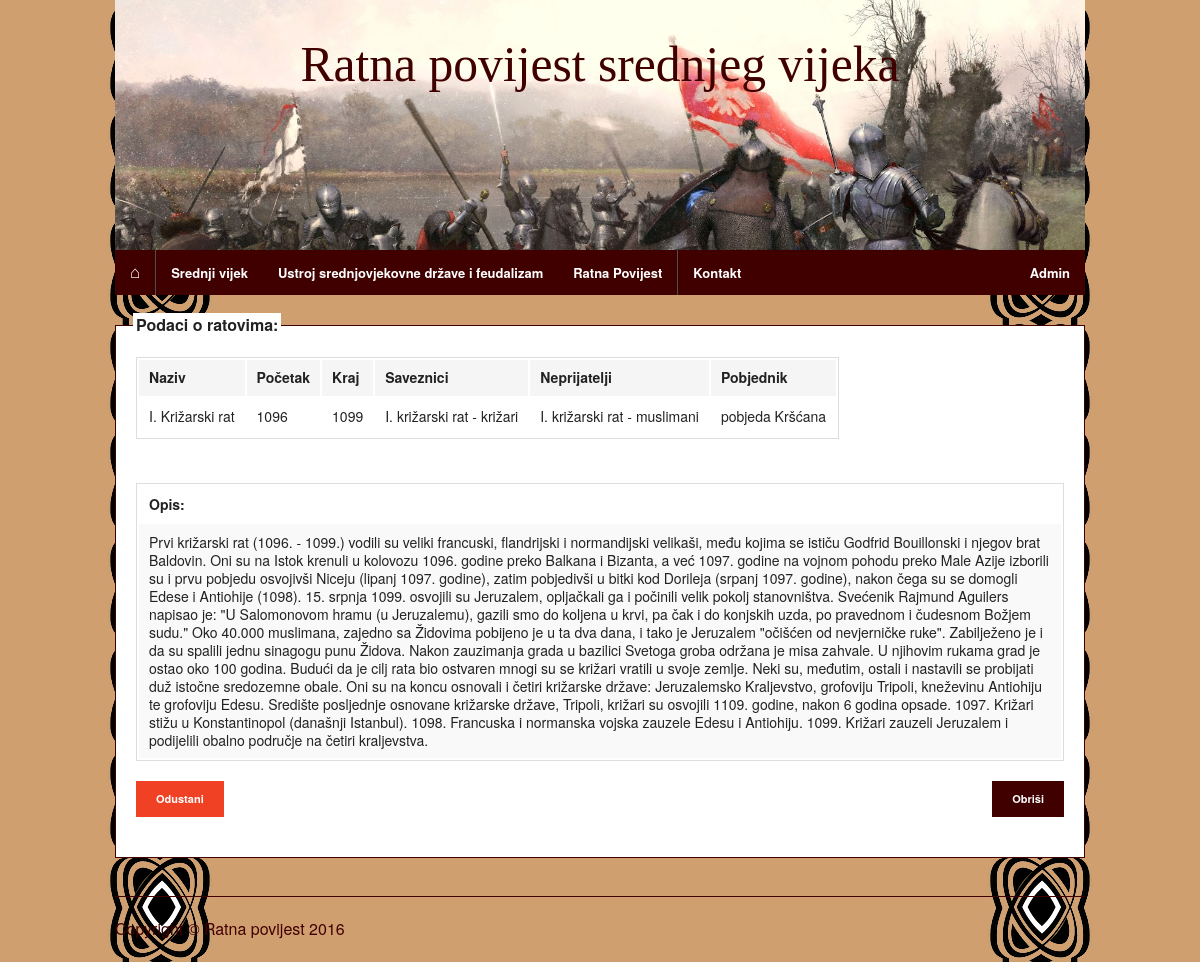
Page /privatno/ratovi/obrisi.php?sifra=1 on the committed database.
### tables this page shows
create table ratovi(
sifra int not null primary key auto_increment,
naziv varchar(50) not null,
stoljece int not null,
gpocetak int,
gkraj int,
stranaa int,
stranab int,
pobjednik varchar(50),
opis text
);

create table strane(
sifra int not null primary key auto_increment,
naziv varchar(50) not null,
brojvojnika int
);

### privatno/ratovi/obrisi.php (the view, shortened to what this page needs)
<?php
include_once '../../konfiguracija.php';
if (!((isset($_GET["sifra"]) && ctype_digit($_GET["sifra"])) || isset($_POST["sifra"]))) {
	header("location: ../../logout.php");
}else{
	if(isset($_GET["sifra"])){
		$sifra=$_GET["sifra"];
	}else{
		$sifra=$_POST["sifra"];
	}
}
if($_GET){
$izraz = $veza -> prepare('select a.sifra,a.naziv as nazivRata,a.gpocetak,a.gkraj,a.pobjednik,a.opis,b.naziv as nazivStranea,c.naziv as nazivStraneb
			from ratovi a inner join strane b on a.stranaa=b.sifra
            inner join strane c on a.stranab=c.sifra where a.sifra=:sifra');
$izraz->bindParam("sifra",$sifra);
$izraz -> execute();
$rezultati = $izraz -> fetch(PDO::FETCH_OBJ);
}
?>
<!doctype html>
<html class="no-js" lang="en">
	<head>
		<?php include_once '../../head.php';?>
	</head>
	<body>
		<?php include_once '../../zaglavlje.php';?>
		<?php include_once '../../izbornik.php'; ?>
		<div class="row">
			<div class="large-12 columns">
				<form action="<?php echo $_SERVER["PHP_SELF"] ?>" method="post">
					<fieldset>
						<legend>
							Podaci o ratovima:
						</legend>
					<table>
						<thead>
    				<tr>
    					<th>Naziv</th>
    					<th>Početak</th>
    					<th>Kraj</th>
    					<th>Saveznici</th>
    					<th>Neprijatelji</th>
    					<th>Pobjednik</th>
    				</tr>
    			</thead>
    			<tbody>
    				<tr>
							<td><?php echo $rezultati->nazivRata; ?></td>
							<td><?php echo $rezultati->gpocetak; ?></td>
							<td><?php echo $rezultati->gkraj; ?></td>
							<td><?php echo $rezultati->nazivStranea; ?></td>
							<td><?php echo $rezultati->nazivStraneb; ?></td>
							<td><?php echo $rezultati->pobjednik; ?></td>
						</tr>
  				</table>
  				<br/>
  				<table>
  					<tr>
  						<th>Opis:</th>
  					</tr>
  					<tr>
  						<td><?php echo $rezultati->opis; ?></td>
  					</tr>
  				</table>
						<div class="row">
			<div class="large-6 columns">
				<a href="index.php" class="alert button tiny lijevo">Odustani</a>
				</div>
			<div class="large-6 columns">
				<input type="submit"
						id="autoriziraj"
						class="button tiny desno"
						value="Obriši" />
				</div>
				</div>
					</fieldset>
				</form>
			</div>
		</div>
		<?php
	include_once '../../podnozje.php';
		?>
	</body>
</html>

### css/stil.css (style rules this page uses)
.desno { background-color: #400000; float: right; font-weight: bold; }
.lijevo { background-color: #400000; float: left; font-weight: bold; }
body { background:#CF9F70; z-index: -999999; background-image: url("../img/ornament.png"), url("../img/ornament.png"); background-position: left top, right top; background-repeat: repeat-y, repeat-y; }
fieldset { border-style: solid; border-color: #400000; background:#FFFFFF; }

### rows in the picture
ratovi: naziv "I. Križarski rat", gpocetak "1096", gkraj "1099", stranaa.naziv "I. križarski rat - križari", stranab.naziv "I. križarski rat - muslimani", pobjednik "pobjeda Kršćana", opis "Prvi križarski rat (1096. - 1099.) vodili su veliki francuski, flandrijski i normandijski velikaši, među kojima se ističu Godfrid Bouillonski i njegov brat Baldovin. Oni su na Istok krenuli u kolovozu 1096. godine preko Balkana i Bizanta, a već 1097. godine na vojnom pohodu preko Male Azije izborili su i prvu pobjedu osvojivši Niceju (lipanj 1097. godine), zatim pobjedivši u bitki kod Dorileja (srpanj 1097. godine), nakon čega su se domogli Edese i Antiohije (1098). 15. srpnja 1099. osvojili su Jeruzalem, opljačkali ga i počinili velik pokolj stanovništva. Svećenik Rajmund Aguilers napisao je: \"U Salomonovom hramu (u Jeruzalemu), gazili smo do koljena u krvi, pa čak i do konjskih uzda, po…"
